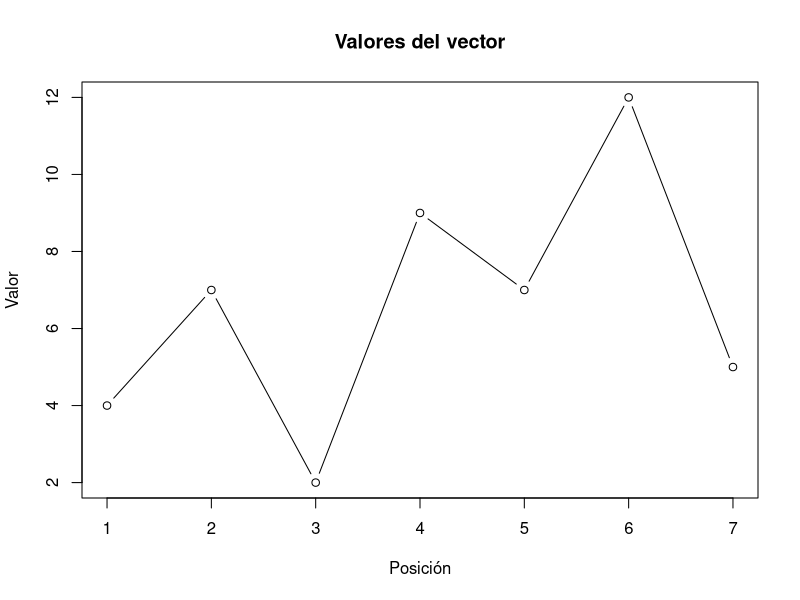
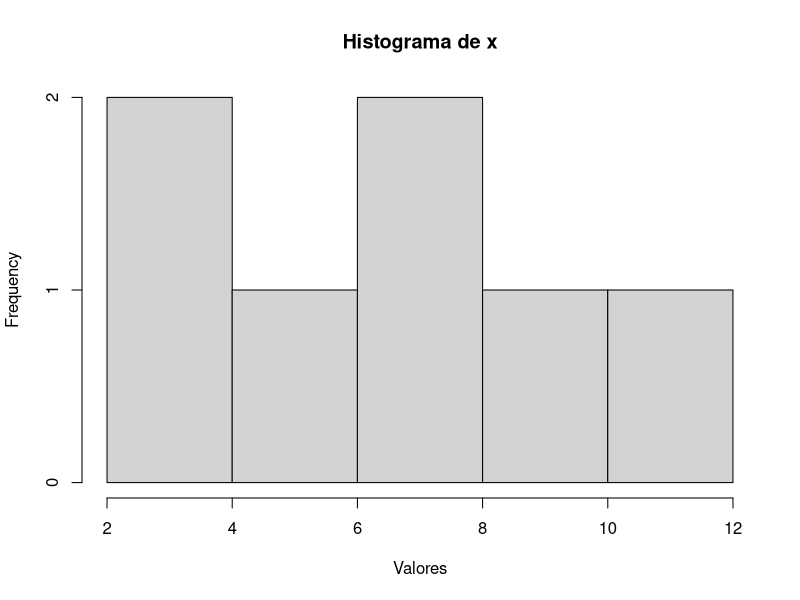
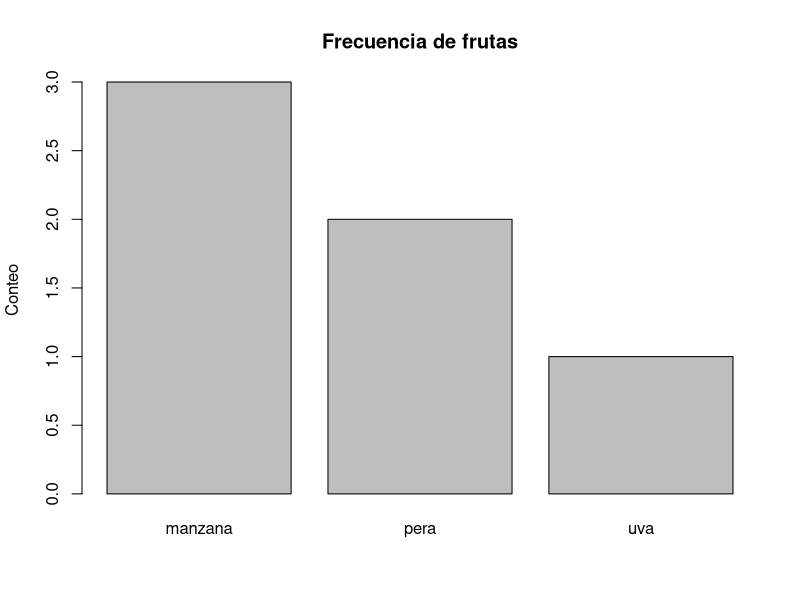

R code for these plots, in order:
## ---- chunk 1
x <- c(2.5, 4.1, 7.8)
z <- c("rojo", "verde", "azul")
w <- c(TRUE, FALSE, TRUE)

x
z
w

class(x)
class(z)
length(w)
## ---- chunk 2
a <- c(10, 20, 30, 40)
b <- 1:10
c1 <- seq(from = 0, to = 20, by = 5)
d <- rep(3, times = 5)
e <- rep(c("A", "B"), times = 3)

a
b
c1
d
e
## ---- chunk 3
v1 <- c(1, 2, 3)
v2 <- c(1, 2, "3")
v3 <- c(TRUE, FALSE, 5)
v4 <- c(TRUE, "hola", 8)

v1
v2
v3
v4

class(v1)
class(v2)
class(v3)
class(v4)
## ---- chunk 4
x <- c(12, 25, 18, 30, 22)

x[1]
x[3]
x[c(2, 4, 5)]
x[-2]
x[length(x)]
## ---- chunk 5
x <- c(5, 10, 15, 20)

x[2] <- 99
x

x[c(1, 4)] <- c(100, 200)
x

x <- c(x, 300)
x
## ---- chunk 6
x <- c(4, 7, 2, 9, 7)

x == 7
x != 7
x > 5
x < 5
x >= 7
x <= 4
## ---- chunk 7
x <- c(4, 7, 2, 9, 7, 12)

x[x > 5]
x[x == 7]
x[x > 5 & x < 10]
x[x < 4 | x > 8]
## ---- chunk 8
x <- c(2, 4, 6, 8, 10, 12)

x > 4 & x < 10
x < 4 | x > 10
!(x > 6)

x %in% c(4, 10, 15)
x[x %in% c(4, 10, 15)]
## ---- chunk 9
x <- c(15, 22, 18, 22, 10)

which(x == 22)
which(x > 15)
which.max(x)
which.min(x)
## ---- chunk 10
calificaciones <- c(90, 85, 78)
names(calificaciones) <- c("Ana", "Luis", "Marta")

calificaciones
names(calificaciones)

calificaciones["Luis"]

names(calificaciones)[3] <- "Carlos"
calificaciones
## ---- chunk 11
x <- c(8, 3, 10, 3, 5, 8, 12)

length(x)
sum(x)
mean(x)
min(x)
max(x)

sort(x)
unique(x)
## ---- chunk 12
frutas <- c("manzana", "pera", "manzana", "uva", "pera", "manzana")

table(frutas)
prop.table(table(frutas))
## ---- chunk 13
x <- c(10, 20, NA, 40, 50)

x
is.na(x)

mean(x)
mean(x, na.rm = TRUE)

sum(x)
sum(x, na.rm = TRUE)
## ---- chunk 14
x <- c(2, 4, 6, 8)
y <- c(1, 1, 1, 1)

x + 10
x * 2
x + y

sqrt(x)
log(x)
round(x / 3, 2)
## ---- chunk 15
x <- c(4, 7, 2, 9, 7, 12, 5)

plot(x, type = "b", main = "Valores del vector", xlab = "Posición", ylab = "Valor")

hist(x, main = "Histograma de x", xlab = "Valores")

frutas <- c("manzana", "pera", "manzana", "uva", "pera", "manzana")
barplot(table(frutas), main = "Frecuencia de frutas", ylab = "Conteo")
## ---- chunk 16
